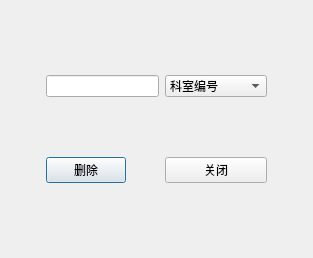
<?xml version="1.0" encoding="UTF-8"?>
<ui version="4.0">
 <class>DDOffice</class>
 <widget class="QDialog" name="DDOffice">
  <property name="geometry">
   <rect>
    <x>0</x>
    <y>0</y>
    <width>313</width>
    <height>258</height>
   </rect>
  </property>
  <property name="windowTitle">
   <string>Dialog</string>
  </property>
  <layout class="QVBoxLayout" name="verticalLayout_2">
   <item>
    <widget class="QWidget" name="widget" native="true">
     <layout class="QVBoxLayout" name="verticalLayout">
      <item>
       <layout class="QGridLayout" name="gridLayout">
        <item row="1" column="0">
         <spacer name="horizontalSpacer">
          <property name="orientation">
           <enum>Qt::Horizontal</enum>
          </property>
          <property name="sizeHint" stdset="0">
           <size>
            <width>40</width>
            <height>20</height>
           </size>
          </property>
         </spacer>
        </item>
        <item row="4" column="1">
         <spacer name="verticalSpacer_3">
          <property name="orientation">
           <enum>Qt::Vertical</enum>
          </property>
          <property name="sizeHint" stdset="0">
           <size>
            <width>20</width>
            <height>40</height>
           </size>
          </property>
         </spacer>
        </item>
        <item row="2" column="1">
         <spacer name="verticalSpacer_2">
          <property name="orientation">
           <enum>Qt::Vertical</enum>
          </property>
          <property name="sizeHint" stdset="0">
           <size>
            <width>20</width>
            <height>40</height>
           </size>
          </property>
         </spacer>
        </item>
        <item row="1" column="4">
         <spacer name="horizontalSpacer_2">
          <property name="orientation">
           <enum>Qt::Horizontal</enum>
          </property>
          <property name="sizeHint" stdset="0">
           <size>
            <width>40</width>
            <height>20</height>
           </size>
          </property>
         </spacer>
        </item>
        <item row="0" column="1">
         <spacer name="verticalSpacer">
          <property name="orientation">
           <enum>Qt::Vertical</enum>
          </property>
          <property name="sizeHint" stdset="0">
           <size>
            <width>20</width>
            <height>40</height>
           </size>
          </property>
         </spacer>
        </item>
        <item row="3" column="1">
         <widget class="QPushButton" name="btnDOffice">
          <property name="text">
           <string>删除</string>
          </property>
         </widget>
        </item>
        <item row="1" column="3">
         <widget class="QComboBox" name="cbDOffice">
          <item>
           <property name="text">
            <string>科室编号</string>
           </property>
          </item>
          <item>
           <property name="text">
            <string>科室名</string>
           </property>
          </item>
          <item>
           <property name="text">
            <string>科室主任编号</string>
           </property>
          </item>
         </widget>
        </item>
        <item row="3" column="3">
         <widget class="QPushButton" name="btnDClose">
          <property name="text">
           <string>关闭</string>
          </property>
         </widget>
        </item>
        <item row="3" column="2">
         <spacer name="horizontalSpacer_3">
          <property name="orientation">
           <enum>Qt::Horizontal</enum>
          </property>
          <property name="sizeHint" stdset="0">
           <size>
            <width>40</width>
            <height>20</height>
           </size>
          </property>
         </spacer>
        </item>
        <item row="1" column="1" colspan="2">
         <widget class="QLineEdit" name="leDOffice"/>
        </item>
       </layout>
      </item>
     </layout>
    </widget>
   </item>
  </layout>
 </widget>
 <resources/>
 <connections/>
</ui>
